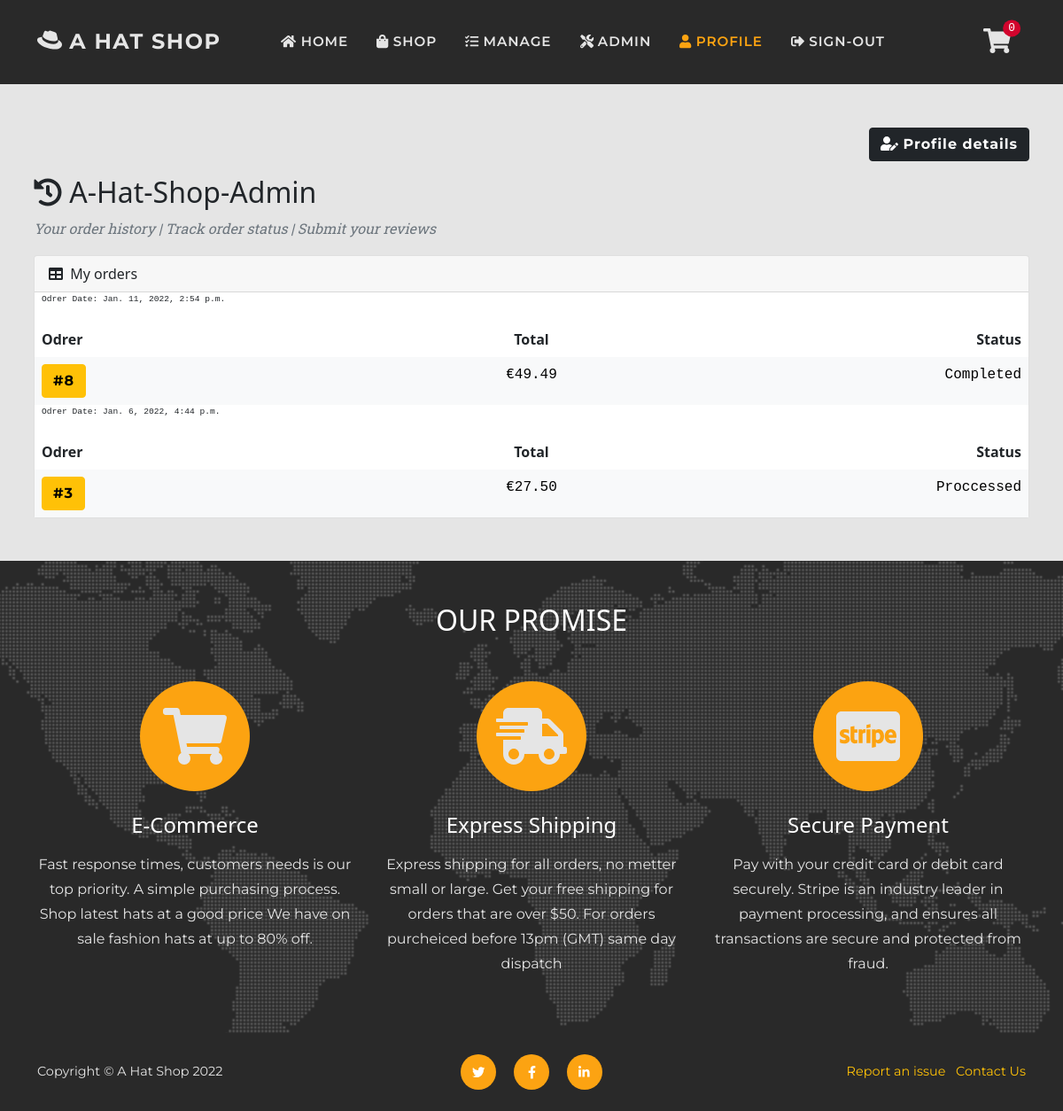
Page /user/ (signed in) on the earlier database version.
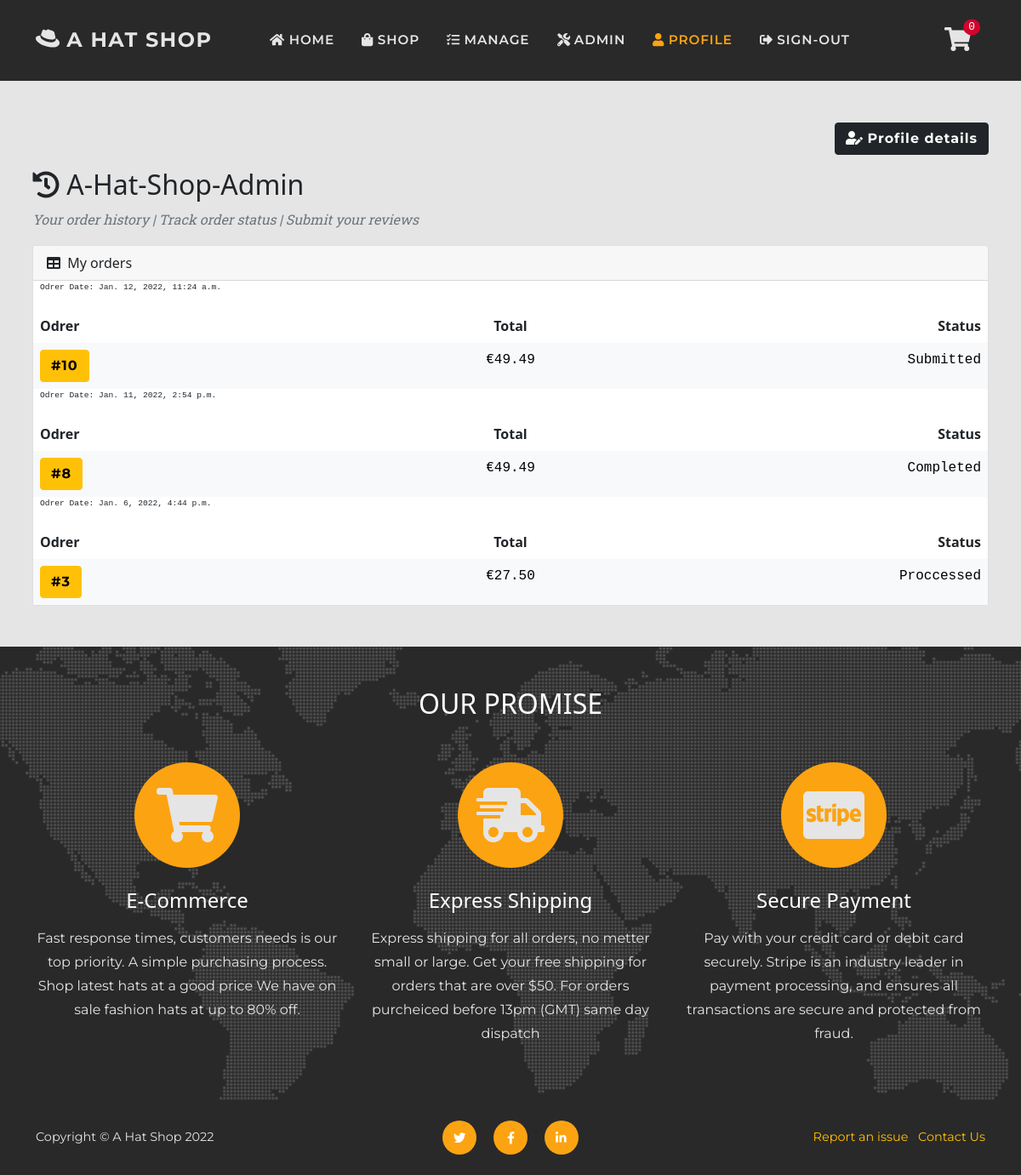
Same page on the later database version.
### checkout/models.py (models this page shows, shortened)
class Order(models.Model):
    SUBMITTED = 'Submitted'
    PAYMENT = 'Payment received'
    PROCESSED = 'Proccessed'
    SHIPPED = 'Shipped'
    CANCELLED = 'Cancelled'
    COMPLETED = 'Completed'
    ORDER_STATUS = [
        (SUBMITTED, 'Submitted'),
        (PAYMENT, 'Payment received'),
        (PROCESSED, 'Proccessed'),
        (SHIPPED, 'Shipped'),
        (CANCELLED, 'Cancelled'),
        (COMPLETED, 'Completed'),
    ]
    date = models.DateTimeField(auto_now_add=True)
    status = models.CharField(
        max_length=50, default=SUBMITTED, choices=ORDER_STATUS)
    order_number = models.CharField(
        max_length=32, null=False, editable=False)
    total = models.DecimalField(
        max_digits=10, decimal_places=2, default=0)
    delivery = models.DecimalField(
        max_digits=6, decimal_places=2, default=0)
    items = models.TextField(
        null=False, blank=False, default='')
    stripe_pid = models.CharField(
        max_length=254, null=False, blank=False, default='')
    paid = models.BooleanField(default=False)
    user_profile = models.ForeignKey(
        User, on_delete=models.SET_NULL,
        null=True, blank=True, related_name='orders')
    full_name = models.CharField(max_length=50)
    email = models.EmailField(max_length=50)
    shipping_name = models.CharField(max_length=50)
    address_line_1 = models.CharField(max_length=100)
    address_line_2 = models.CharField(max_length=100, blank=True)
    city = models.CharField(max_length=60)
    county = models.CharField(max_length=60, blank=True)
    postcode = models.CharField(max_length=30, blank=True)
    country = CountryField(blank_label='Country')
    def __str__(self):
        return str(f'Order #{self.order_number}')

### customers/views.py (the view)
# urls.py: path('user/', include('customers.urls')),
@login_required
def customers(request):
    order_count = None
    all_orders = False
    profile = request.user
    issues = profile.user_support.all().exclude(status='Resolved')
    issues_count = issues.count()
    reviews = request.user.user_review.all()
    print(profile.orders)
    if profile.orders:
        if 'all' in request.GET:
            orders = profile.orders.all().order_by('id')
            all_orders = True
        else:
            orders = profile.orders.all().order_by('id')[:10]
            order_count = orders.count()
    else:
        orders = False
    context = {
        'issues_count': issues_count,
        'order_count': order_count,
        'reviews': reviews,
        'all': all_orders,
        'issues': issues,
        'orders': profile.orders.all(),
    }
    return render(request, 'profile/profile.html', context)

### cart/contexts.py (called while the page is built, shortened)
def cart_contents(request):
    cart_items = []
    total = 0
    before = 0
    item_count = 0
    availability = 0
    cart = request.session.get('cart', {})
    if total < 50:
        delivery = total * Decimal(10 / 100)
        free_deivery = 50 * total
    else:
        delivery = 0
        free_deivery = 0
    delivery = round(delivery, 2)
    grand_total = delivery + total
    grand_total = round(grand_total, 2)
    context = {
        'cart_items': cart_items,
        'total': total,
        'before': before,
        'item_count': item_count,
        'delivery': delivery,
        'free_deivery': free_deivery,
        'deivery_treshold': 10,
        'grand_total': grand_total,
    }
    return context

### reviews/contexts.py (called while the page is built)
def review_context(request):
    review_items = ProductReview.objects.all()
    context = {
        'review_items': review_items,
    }
    return context

### customers/templates/profile/profile.html (shortened to what this page needs)
{% extends 'base.html' %}
{% load static %}
{% load thumbnail %}
{% load crispy_forms_tags %}
{% block extra_css %}
<link href="{% static 'css/customers.css' %}" rel="stylesheet" />
{% endblock %}
{% block page_header %}
<header class="py-5">
</header>
{% endblock %}
{% block content %}
<section class="page-section">
    <div class="container px-sm-2">
        <div class="col-12 text-left">
            <p class="col-12 text-end"><a class="btn btn-dark orrange" href="{% url 'user_details' %}"><i
                        class="fas fa-user-edit"></i> Profile
                    details</a></p>
        </div>
        <h2 class="text-capitalize"><i class="fas fa-history"></i> {{ request.user }}</h2>
        <p class="text-muted text-italic">Your order history | Track order status | Submit your reviews</p>
        <div class="card">
            <div class="card-header">
                <i class="fas fa-table me-1"></i>
                My orders
            </div>
            <div class="card-body p-0">
                {% if orders %}
                {% for order in orders reversed %}
                <p class="time font-monospace px-2">Odrer Date: {{ order.date }}</p>
                <table class="table table-borderless mb-0">
                    <thead>
                        <tr>
                            <th>Odrer</th>
                            <th class="text-center">Total</th>
                            <th class="text-end">Status</th>
                        </tr>
                    </thead>
                    <tbody class="">
                        <tr class="table-light">
                            <td class="col-4"><a class="btn btn-warning"
                                    href="{% url 'order_history' order.order_number %}"
                                    aria-label="A link to the order #{{ order.id }} summary page"
                                    title="{{ order }}" >
                                    #{{ order.id }}
                                </a></td>
                            <td class="font-monospace col-4 text-center">€{{ order.total }}</td>
                            <td class="font-monospace col-4 text-end">{{ order.status }}</td>
                        </tr>
                    </tbody>
                </table>
                {% endfor %}
                {% endif %}
            </div>
        </div>
    </div>
</section>
{% endblock %}

Differences in the rows shown:
added Order: date "Jan. 12, 2022, 11:24 a.m.", id "10", total "49.49", status "Submitted"
